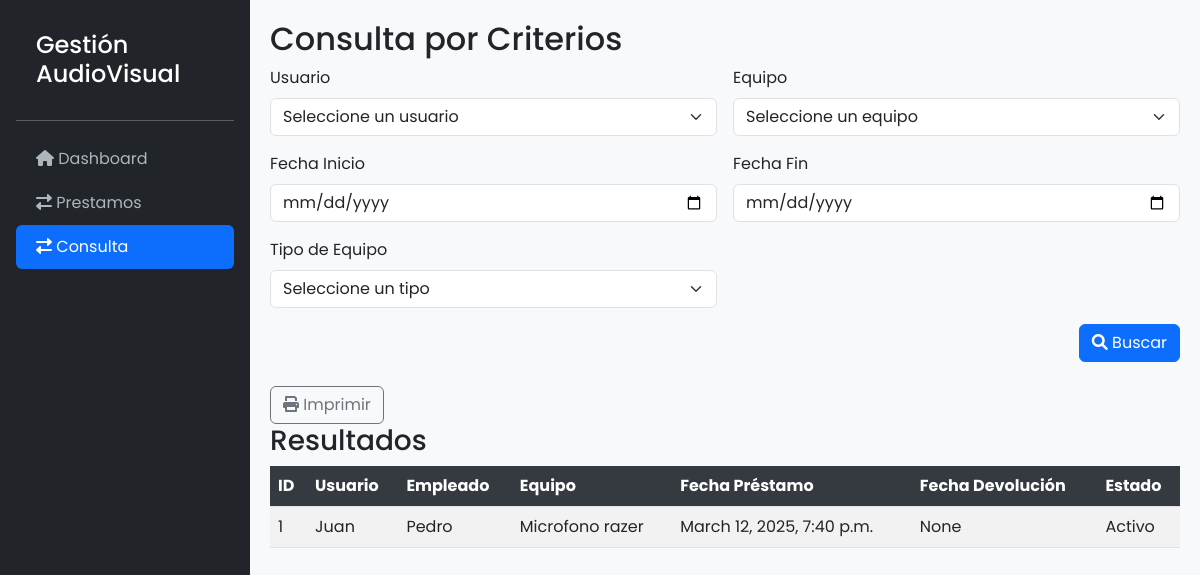
The app's page /consulta/, older data.
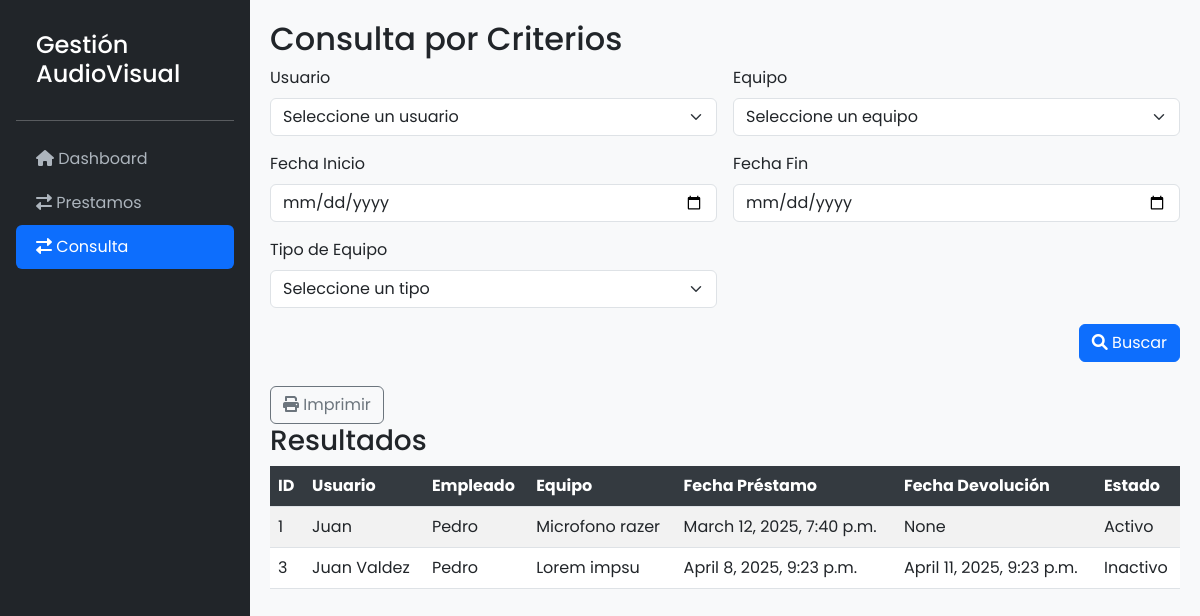
The same page, newer data.
### GestionAudiovisualApp/models.py (models this page shows, shortened)
class Prestamo(models.Model):
    empleado            = models.ForeignKey(Empleado, on_delete=models.CASCADE)
    equipo              = models.ForeignKey(Equipo, on_delete=models.CASCADE)
    usuario             = models.ForeignKey(Usuario, on_delete=models.CASCADE)
    fecha_prestamo      = models.DateTimeField(null=True, blank=True)
    fecha_devolucion    = models.DateTimeField(null=True, blank=True)
    comentario          = models.TextField(null=True, blank=True)
    estado              = models.BooleanField(default=True)

class Usuario(AbstractBaseUser, PermissionsMixin):
    nombre = models.CharField(max_length=100, unique=True)
    cedula = models.CharField(max_length=11, unique=True)
    numero_carnet = models.CharField(max_length=20)
    tipo_usuario = models.CharField(max_length=50, choices=[('Profesor', 'Profesor'), ('Estudiante', 'Estudiante'), ('Empleado', 'Empleado')])
    tipo_persona = models.CharField(max_length=20, choices=[('Física', 'Física'), ('Jurídica', 'Jurídica')])
    estado = models.BooleanField(default=True)
    is_active = models.BooleanField(default=True)
    is_staff = models.BooleanField(default=False)
    groups = models.ManyToManyField(
        'auth.Group',
        related_name='custom_user_set',
        blank=True,
        help_text='The groups this user belongs to. A user will get all permissions granted to each of their groups.',
        verbose_name='groups',
    )
    user_permissions = models.ManyToManyField(
        'auth.Permission',
        related_name='custom_user_set',
        blank=True,
        help_text='Specific permissions for this user.',
        verbose_name='user permissions',
    )
    objects = UsuarioManager()
    USERNAME_FIELD = 'nombre'
    REQUIRED_FIELDS = ['cedula']
    def __str__(self):
        return self.nombre

class Empleado(models.Model):
    nombre          = models.CharField(max_length=100)
    cedula          = models.CharField(max_length=11)
    tanda_labor     = models.CharField(max_length=50, choices=[('Matutina', 'Matutina'), ('Vespertina', 'Vespertina'), ('Nocturna', 'Nocturna')])
    fecha_ingreso   = models.DateField(null=True, blank=True)
    estado          = models.BooleanField(default=True)
    def __str__(self):
        return self.nombre

class Equipo(models.Model):
    descripcion     = models.CharField(max_length=100)
    numero_serial   = models.CharField(max_length=50)
    service_tag     = models.CharField(max_length=50)
    tipo_equipo     = models.ForeignKey(TipoEquipo, on_delete=models.CASCADE)
    marca           = models.ForeignKey(Marca, on_delete=models.CASCADE)
    modelo          = models.ForeignKey(Modelo, on_delete=models.CASCADE)
    tecnologia_conexion = models.ForeignKey(TecnologiaConexion, on_delete=models.CASCADE)
    estado              = models.BooleanField(default=True)
    def __str__(self):
        return self.descripcion

### GestionAudiovisualApp/views.py (the view, shortened to what this page needs)
# urls.py: path('consulta/', consulta_criterios_view, name='consulta-criterios'),
def consulta_criterios_view(request):
    form = ConsultaCriteriosForm(request.GET or None)
    prestamos = Prestamo.objects.all()
    return render(request, 'prestamos/consulta_criterios.html', {'form': form, 'prestamos': prestamos})

### GestionAudiovisualApp/forms.py
class ConsultaCriteriosForm(forms.Form):
    usuario = forms.ModelChoiceField(queryset=Usuario.objects.filter(estado=True), required=False, label="Usuario")
    equipo = forms.ModelChoiceField(queryset=Equipo.objects.filter(estado=True), required=False, label="Equipo")
    fecha_inicio = forms.DateField(required=False, widget=forms.DateInput(attrs={'type': 'date'}), label="Fecha Inicio")
    fecha_fin = forms.DateField(required=False, widget=forms.DateInput(attrs={'type': 'date'}), label="Fecha Fin")
    tipo_equipo = forms.ModelChoiceField(queryset=TipoEquipo.objects.filter(estado=True), required=False, label="Tipo de Equipo")

### GestionAudiovisualApp/models.py (called while the page is built)
    def __str__(self):
        return self.descripcion

### GestionAudiovisualApp/templates/prestamos/consulta_criterios.html (shortened to what this page needs)
{% extends 'base.html' %}
{% block content %}
<h2>Consulta por Criterios</h2>
<form method="GET" class="mb-4">
    <div class="row g-3">
        <div class="col-md-6">
            <label for="usuario" class="form-label">Usuario</label>
            <select id="usuario" name="usuario" class="form-select">
                <option value="">Seleccione un usuario</option>
            </select>
        </div>
        <div class="col-md-6">
            <label for="equipo" class="form-label">Equipo</label>
            <select id="equipo" name="equipo" class="form-select">
                <option value="">Seleccione un equipo</option>
            </select>
        </div>
        <div class="col-md-6">
            <label for="fecha_inicio" class="form-label">Fecha Inicio</label>
            <input type="date" id="fecha_inicio" name="fecha_inicio" class="form-control" value="{{ request.GET.fecha_inicio }}">
        </div>
        <div class="col-md-6">
            <label for="fecha_fin" class="form-label">Fecha Fin</label>
            <input type="date" id="fecha_fin" name="fecha_fin" class="form-control" value="{{ request.GET.fecha_fin }}">
        </div>
        <div class="col-md-6">
            <label for="tipo_equipo" class="form-label">Tipo de Equipo</label>
            <select id="tipo_equipo" name="tipo_equipo" class="form-select">
                <option value="">Seleccione un tipo</option>
            </select>
        </div>
        <div class="col-md-12 text-end">
            <button type="submit" class="btn btn-primary">
                <i class="fas fa-search"></i> Buscar
            </button>
        </div>
    </div>
</form>
{% if prestamos %}
<a href="{% url 'consulta-imprimir' %}?{{ request.GET.urlencode }}" target="_blank" class="btn btn-outline-secondary">
    <i class="fas fa-print"></i> Imprimir
</a>
    <h3>Resultados</h3>
    <table class="table table-striped">
        <thead>
            <tr>
                <th>ID</th>
                <th>Usuario</th>
                <th>Empleado</th>
                <th>Equipo</th>
                <th>Fecha Préstamo</th>
                <th>Fecha Devolución</th>
                <th>Estado</th>
            </tr>
        </thead>
        <tbody>
            {% for prestamo in prestamos %}
                <tr>
                    <td>{{ prestamo.id }}</td>
                    <td>{{ prestamo.usuario }}</td>
                    <td>{{ prestamo.empleado }}</td>
                    <td>{{ prestamo.equipo }}</td>
                    <td>{{ prestamo.fecha_prestamo }}</td>
                    <td>{{ prestamo.fecha_devolucion }}</td>
                    <td>{{ prestamo.estado|yesno:"Activo,Inactivo" }}</td>
                </tr>
            {% endfor %}
        </tbody>
    </table>
{% else %}
    <p>No se encontraron resultados.</p>
{% endif %}
{% endblock %}

Row changes from the older to the newer data that the page shows:
added Prestamo: id "3", usuario "Juan Valdez", empleado "Pedro", equipo "Lorem impsu", fecha_prestamo "April 8, 2025, 9:23 p.m.", fecha_devolucion "April 11, 2025, 9:23 p.m.", estado "Inactivo"
